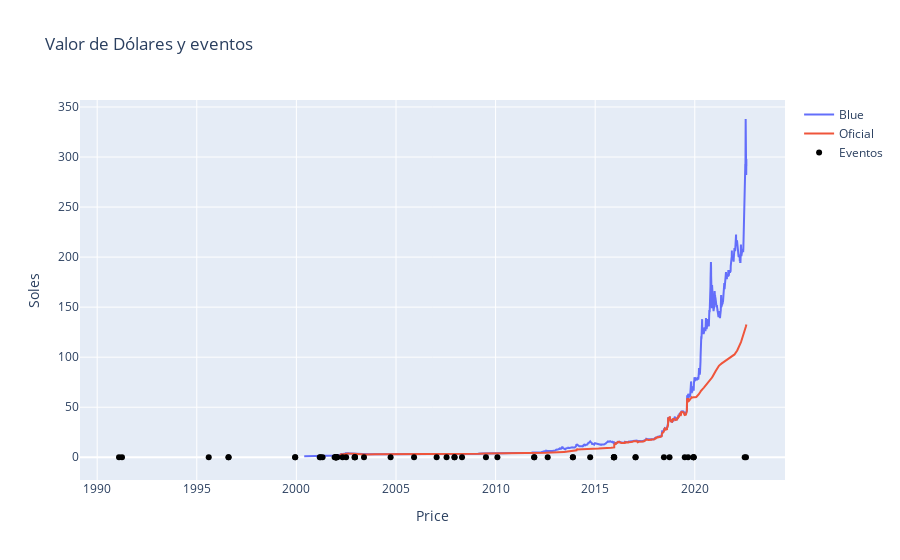

The notebook cell saved with this chart:
### Markdown cell above
Ahora graficamos cada evento como un punto negro

### Code cell
fig = go.Figure()
fig.add_trace(go.Scatter(x = dolar_b['d'], y = dolar_b['v'], mode='lines', name='Blue'))
fig.add_trace(go.Scatter(x = dolar_o['d'], y = dolar_o['v'], mode='lines', name='Oficial'))
fig.add_trace(go.Scatter(x = events['d'], y = np.zeros(len(events)), mode='markers', 
                         marker_color='rgb(0,0,0)', name='Eventos'))
fig.update_layout(
    title='Valor de Dólares y eventos',
    xaxis_title = 'Price',
    yaxis_title = 'Soles')

### Figure 1 — Plotly figure (JSON) as saved in the notebook; plotly's stock layout.template omitted (floating-point values rounded to 4 significant figures; data arrays with more than 128 entries replaced by an {"elided": "..."} marker saying what was removed)
{"data": [{"mode": "lines", "name": "Blue", "type": "scatter", "x": {"elided": "5567 str values"}, "y": {"elided": "5567 float values"}}, {"mode": "lines", "name": "Oficial", "type": "scatter", "x": {"elided": "5016 str values"}, "y": {"elided": "5016 float values"}}, {"marker": {"color": "rgb(0,0,0)"}, "mode": "markers", "name": "Eventos", "type": "scatter", "x": ["1991-02-05", "1991-04-01", "1995-08-08", "1996-08-05", "1996-08-06", "1999-12-10", "1999-12-10", "2001-03-05", "2001-03-20", "2001-04-25", "2001-12-03", "2001-12-21", "2001-12-21", "2001-12-23", "2001-12-23", "2002-01-02", "2002-01-03", "2002-01-06", "2002-01-21", "2002-04-27", "2002-07-01", "2002-12-02", "2002-12-11", "2002-12-11", "2003-05-25", "2004-09-24", "2005-11-28", "2007-01-16", "2007-07-17", "2007-12-10", "2007-12-10", "2008-04-25", "2009-07-08", "2010-02-03", "2011-12-10", "2011-12-10", "2012-08-13", "2013-11-18", "2013-11-18", "2014-10-01", "2015-12-10", "2015-12-10", "2015-12-10", "2015-12-17", "2017-01-10", "2017-01-10", "2018-06-14", "2018-09-25", "2019-07-01", "2019-09-01", "2019-12-10", "2019-12-10", "2019-12-10", "2022-07-04", "2022-07-28"], "y": [0, 0, 0, 0, 0, 0, 0, 0, 0, 0, 0, 0, 0, 0, 0, 0, 0, 0, 0, 0, 0, 0, 0, 0, 0, 0, 0, 0, 0, 0, 0, 0, 0, 0, 0, 0, 0, 0, 0, 0, 0, 0, 0, 0, 0, 0, 0, 0, 0, 0, 0, 0, 0, 0, 0]}], "layout": {"title": {"text": "Valor de Dólares y eventos"}, "xaxis": {"title": {"text": "Price"}}, "yaxis": {"title": {"text": "Soles"}}}}
